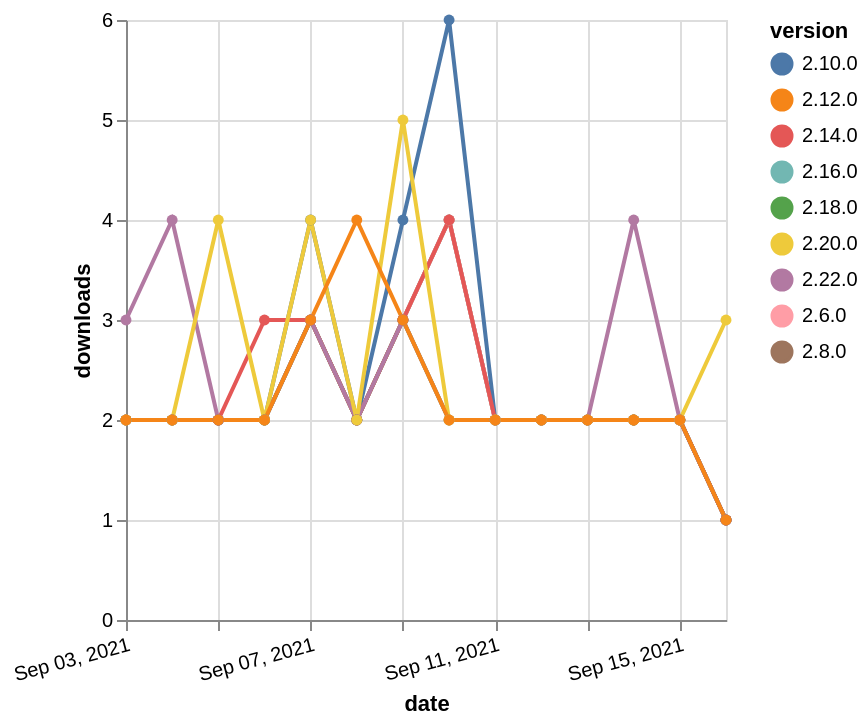

Write a Vega-Lite specification for this figure.
### Vega-Lite specification from a JSON file in a GitHub repository (floating-point values rounded to 4 significant figures)
{"$schema": "https://vega.github.io/schema/vega-lite/v5.json", "description": "A simple bar chart with embedded data.", "data": {"values": [{"date": "2021-09-03", "total": 1490, "delta": 2, "version": "2.16.0"}, {"date": "2021-09-04", "total": 1492, "delta": 2, "version": "2.16.0"}, {"date": "2021-09-05", "total": 1494, "delta": 2, "version": "2.16.0"}, {"date": "2021-09-06", "total": 1496, "delta": 2, "version": "2.16.0"}, {"date": "2021-09-07", "total": 1499, "delta": 3, "version": "2.16.0"}, {"date": "2021-09-08", "total": 1501, "delta": 2, "version": "2.16.0"}, {"date": "2021-09-09", "total": 1504, "delta": 3, "version": "2.16.0"}, {"date": "2021-09-10", "total": 1508, "delta": 4, "version": "2.16.0"}, {"date": "2021-09-11", "total": 1510, "delta": 2, "version": "2.16.0"}, {"date": "2021-09-12", "total": 1512, "delta": 2, "version": "2.16.0"}, {"date": "2021-09-13", "total": 1514, "delta": 2, "version": "2.16.0"}, {"date": "2021-09-14", "total": 1516, "delta": 2, "version": "2.16.0"}, {"date": "2021-09-15", "total": 1518, "delta": 2, "version": "2.16.0"}, {"date": "2021-09-16", "total": 1519, "delta": 1, "version": "2.16.0"}, {"date": "2021-09-03", "total": 2662, "delta": 2, "version": "2.8.0"}, {"date": "2021-09-04", "total": 2664, "delta": 2, "version": "2.8.0"}, {"date": "2021-09-05", "total": 2666, "delta": 2, "version": "2.8.0"}, {"date": "2021-09-06", "total": 2668, "delta": 2, "version": "2.8.0"}, {"date": "2021-09-07", "total": 2671, "delta": 3, "version": "2.8.0"}, {"date": "2021-09-08", "total": 2673, "delta": 2, "version": "2.8.0"}, {"date": "2021-09-09", "total": 2676, "delta": 3, "version": "2.8.0"}, {"date": "2021-09-10", "total": 2680, "delta": 4, "version": "2.8.0"}, {"date": "2021-09-11", "total": 2682, "delta": 2, "version": "2.8.0"}, {"date": "2021-09-12", "total": 2684, "delta": 2, "version": "2.8.0"}, {"date": "2021-09-13", "total": 2686, "delta": 2, "version": "2.8.0"}, {"date": "2021-09-14", "total": 2688, "delta": 2, "version": "2.8.0"}, {"date": "2021-09-15", "total": 2690, "delta": 2, "version": "2.8.0"}, {"date": "2021-09-16", "total": 2691, "delta": 1, "version": "2.8.0"}, {"date": "2021-09-03", "total": 2653, "delta": 2, "version": "2.6.0"}, {"date": "2021-09-04", "total": 2655, "delta": 2, "version": "2.6.0"}, {"date": "2021-09-05", "total": 2657, "delta": 2, "version": "2.6.0"}, {"date": "2021-09-06", "total": 2659, "delta": 2, "version": "2.6.0"}, {"date": "2021-09-07", "total": 2662, "delta": 3, "version": "2.6.0"}, {"date": "2021-09-08", "total": 2664, "delta": 2, "version": "2.6.0"}, {"date": "2021-09-09", "total": 2667, "delta": 3, "version": "2.6.0"}, {"date": "2021-09-10", "total": 2671, "delta": 4, "version": "2.6.0"}, {"date": "2021-09-11", "total": 2673, "delta": 2, "version": "2.6.0"}, {"date": "2021-09-12", "total": 2675, "delta": 2, "version": "2.6.0"}, {"date": "2021-09-13", "total": 2677, "delta": 2, "version": "2.6.0"}, {"date": "2021-09-14", "total": 2679, "delta": 2, "version": "2.6.0"}, {"date": "2021-09-15", "total": 2681, "delta": 2, "version": "2.6.0"}, {"date": "2021-09-16", "total": 2682, "delta": 1, "version": "2.6.0"}, {"date": "2021-09-03", "total": 2634, "delta": 2, "version": "2.10.0"}, {"date": "2021-09-04", "total": 2636, "delta": 2, "version": "2.10.0"}, {"date": "2021-09-05", "total": 2638, "delta": 2, "version": "2.10.0"}, {"date": "2021-09-06", "total": 2640, "delta": 2, "version": "2.10.0"}, {"date": "2021-09-07", "total": 2644, "delta": 4, "version": "2.10.0"}, {"date": "2021-09-08", "total": 2646, "delta": 2, "version": "2.10.0"}, {"date": "2021-09-09", "total": 2650, "delta": 4, "version": "2.10.0"}, {"date": "2021-09-10", "total": 2656, "delta": 6, "version": "2.10.0"}, {"date": "2021-09-11", "total": 2658, "delta": 2, "version": "2.10.0"}, {"date": "2021-09-12", "total": 2660, "delta": 2, "version": "2.10.0"}, {"date": "2021-09-13", "total": 2662, "delta": 2, "version": "2.10.0"}, {"date": "2021-09-14", "total": 2664, "delta": 2, "version": "2.10.0"}, {"date": "2021-09-15", "total": 2666, "delta": 2, "version": "2.10.0"}, {"date": "2021-09-16", "total": 2667, "delta": 1, "version": "2.10.0"}, {"date": "2021-09-03", "total": 1042, "delta": 2, "version": "2.18.0"}, {"date": "2021-09-04", "total": 1044, "delta": 2, "version": "2.18.0"}, {"date": "2021-09-05", "total": 1046, "delta": 2, "version": "2.18.0"}, {"date": "2021-09-06", "total": 1048, "delta": 2, "version": "2.18.0"}, {"date": "2021-09-07", "total": 1051, "delta": 3, "version": "2.18.0"}, {"date": "2021-09-08", "total": 1053, "delta": 2, "version": "2.18.0"}, {"date": "2021-09-09", "total": 1056, "delta": 3, "version": "2.18.0"}, {"date": "2021-09-10", "total": 1058, "delta": 2, "version": "2.18.0"}, {"date": "2021-09-11", "total": 1060, "delta": 2, "version": "2.18.0"}, {"date": "2021-09-12", "total": 1062, "delta": 2, "version": "2.18.0"}, {"date": "2021-09-13", "total": 1064, "delta": 2, "version": "2.18.0"}, {"date": "2021-09-14", "total": 1066, "delta": 2, "version": "2.18.0"}, {"date": "2021-09-15", "total": 1068, "delta": 2, "version": "2.18.0"}, {"date": "2021-09-16", "total": 1069, "delta": 1, "version": "2.18.0"}, {"date": "2021-09-03", "total": 1686, "delta": 2, "version": "2.14.0"}, {"date": "2021-09-04", "total": 1688, "delta": 2, "version": "2.14.0"}, {"date": "2021-09-05", "total": 1690, "delta": 2, "version": "2.14.0"}, {"date": "2021-09-06", "total": 1693, "delta": 3, "version": "2.14.0"}, {"date": "2021-09-07", "total": 1696, "delta": 3, "version": "2.14.0"}, {"date": "2021-09-08", "total": 1698, "delta": 2, "version": "2.14.0"}, {"date": "2021-09-09", "total": 1701, "delta": 3, "version": "2.14.0"}, {"date": "2021-09-10", "total": 1705, "delta": 4, "version": "2.14.0"}, {"date": "2021-09-11", "total": 1707, "delta": 2, "version": "2.14.0"}, {"date": "2021-09-12", "total": 1709, "delta": 2, "version": "2.14.0"}, {"date": "2021-09-13", "total": 1711, "delta": 2, "version": "2.14.0"}, {"date": "2021-09-14", "total": 1713, "delta": 2, "version": "2.14.0"}, {"date": "2021-09-15", "total": 1715, "delta": 2, "version": "2.14.0"}, {"date": "2021-09-16", "total": 1716, "delta": 1, "version": "2.14.0"}, {"date": "2021-09-03", "total": 235, "delta": 3, "version": "2.22.0"}, {"date": "2021-09-04", "total": 239, "delta": 4, "version": "2.22.0"}, {"date": "2021-09-05", "total": 241, "delta": 2, "version": "2.22.0"}, {"date": "2021-09-06", "total": 243, "delta": 2, "version": "2.22.0"}, {"date": "2021-09-07", "total": 246, "delta": 3, "version": "2.22.0"}, {"date": "2021-09-08", "total": 248, "delta": 2, "version": "2.22.0"}, {"date": "2021-09-09", "total": 251, "delta": 3, "version": "2.22.0"}, {"date": "2021-09-10", "total": 253, "delta": 2, "version": "2.22.0"}, {"date": "2021-09-11", "total": 255, "delta": 2, "version": "2.22.0"}, {"date": "2021-09-12", "total": 257, "delta": 2, "version": "2.22.0"}, {"date": "2021-09-13", "total": 259, "delta": 2, "version": "2.22.0"}, {"date": "2021-09-14", "total": 263, "delta": 4, "version": "2.22.0"}, {"date": "2021-09-15", "total": 265, "delta": 2, "version": "2.22.0"}, {"date": "2021-09-16", "total": 266, "delta": 1, "version": "2.22.0"}, {"date": "2021-09-03", "total": 730, "delta": 2, "version": "2.20.0"}, {"date": "2021-09-04", "total": 732, "delta": 2, "version": "2.20.0"}, {"date": "2021-09-05", "total": 736, "delta": 4, "version": "2.20.0"}, {"date": "2021-09-06", "total": 738, "delta": 2, "version": "2.20.0"}, {"date": "2021-09-07", "total": 742, "delta": 4, "version": "2.20.0"}, {"date": "2021-09-08", "total": 744, "delta": 2, "version": "2.20.0"}, {"date": "2021-09-09", "total": 749, "delta": 5, "version": "2.20.0"}, {"date": "2021-09-10", "total": 751, "delta": 2, "version": "2.20.0"}, {"date": "2021-09-11", "total": 753, "delta": 2, "version": "2.20.0"}, {"date": "2021-09-12", "total": 755, "delta": 2, "version": "2.20.0"}, {"date": "2021-09-13", "total": 757, "delta": 2, "version": "2.20.0"}, {"date": "2021-09-14", "total": 759, "delta": 2, "version": "2.20.0"}, {"date": "2021-09-15", "total": 761, "delta": 2, "version": "2.20.0"}, {"date": "2021-09-16", "total": 764, "delta": 3, "version": "2.20.0"}, {"date": "2021-09-03", "total": 2117, "delta": 2, "version": "2.12.0"}, {"date": "2021-09-04", "total": 2119, "delta": 2, "version": "2.12.0"}, {"date": "2021-09-05", "total": 2121, "delta": 2, "version": "2.12.0"}, {"date": "2021-09-06", "total": 2123, "delta": 2, "version": "2.12.0"}, {"date": "2021-09-07", "total": 2126, "delta": 3, "version": "2.12.0"}, {"date": "2021-09-08", "total": 2130, "delta": 4, "version": "2.12.0"}, {"date": "2021-09-09", "total": 2133, "delta": 3, "version": "2.12.0"}, {"date": "2021-09-10", "total": 2135, "delta": 2, "version": "2.12.0"}, {"date": "2021-09-11", "total": 2137, "delta": 2, "version": "2.12.0"}, {"date": "2021-09-12", "total": 2139, "delta": 2, "version": "2.12.0"}, {"date": "2021-09-13", "total": 2141, "delta": 2, "version": "2.12.0"}, {"date": "2021-09-14", "total": 2143, "delta": 2, "version": "2.12.0"}, {"date": "2021-09-15", "total": 2145, "delta": 2, "version": "2.12.0"}, {"date": "2021-09-16", "total": 2146, "delta": 1, "version": "2.12.0"}]}, "width": "container", "mark": {"type": "line", "point": {"filled": true}}, "encoding": {"x": {"field": "date", "type": "temporal", "timeUnit": "yearmonthdate", "title": "date", "axis": {"labelAngle": -15}}, "y": {"field": "delta", "type": "quantitative", "title": "downloads"}, "color": {"field": "version", "type": "nominal"}, "tooltip": {"field": "delta"}}}
